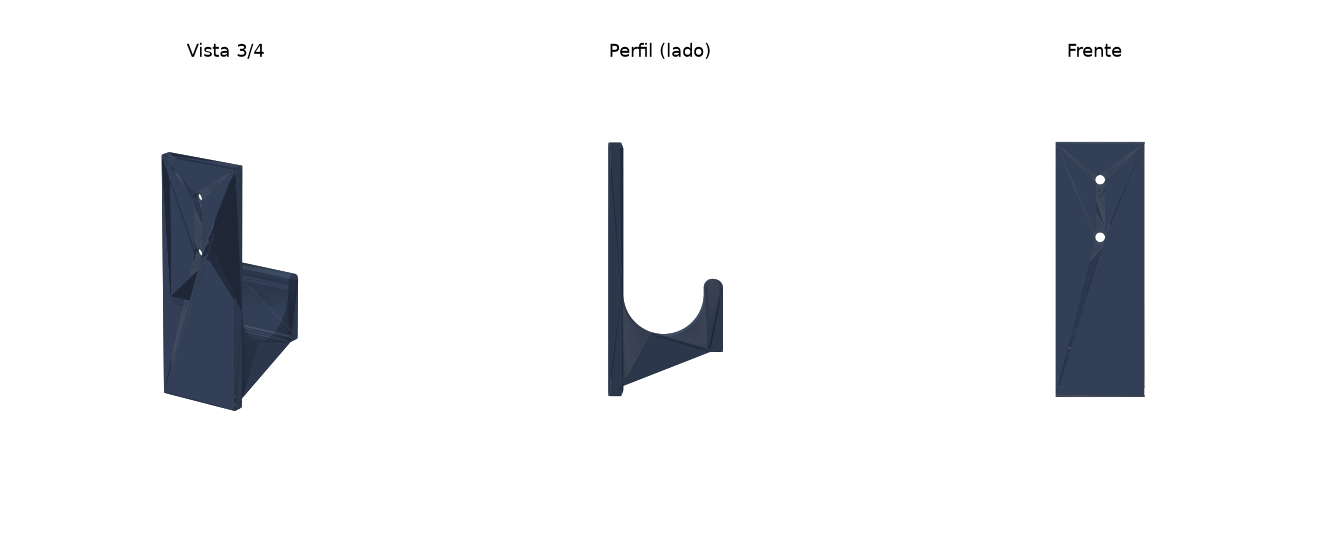

The script that drew this image:
import sys, numpy as np, trimesh, matplotlib
matplotlib.use("Agg")
import matplotlib.pyplot as plt
from mpl_toolkits.mplot3d.art3d import Poly3DCollection
m = trimesh.load(sys.argv[1])
fig = plt.figure(figsize=(12, 5), facecolor="white")
light = np.array([0.4, -0.6, 0.7]); light /= np.linalg.norm(light)
for i, (el, az, t) in enumerate([(18, -55, "Vista 3/4"), (0, 0, "Perfil (lado)"), (0, -90, "Frente")]):
    ax = fig.add_subplot(1, 3, i + 1, projection="3d")
    shade = 0.35 + 0.65 * np.clip(m.face_normals @ light, 0, 1)
    cols = np.c_[0.20 * shade + .05, 0.24 * shade + .07, 0.32 * shade + .1, np.ones_like(shade)]
    ax.add_collection3d(Poly3DCollection(m.triangles, facecolors=cols, edgecolor="none"))
    b = m.bounds; c = b.mean(0); s = (b[1] - b[0]).max() / 2
    ax.set_xlim(c[0]-s, c[0]+s); ax.set_ylim(c[1]-s, c[1]+s); ax.set_zlim(c[2]-s, c[2]+s)
    ax.view_init(el, az); ax.set_box_aspect((1, 1, 1)); ax.set_axis_off(); ax.set_title(t)
plt.tight_layout(); plt.savefig(sys.argv[2], dpi=110)
